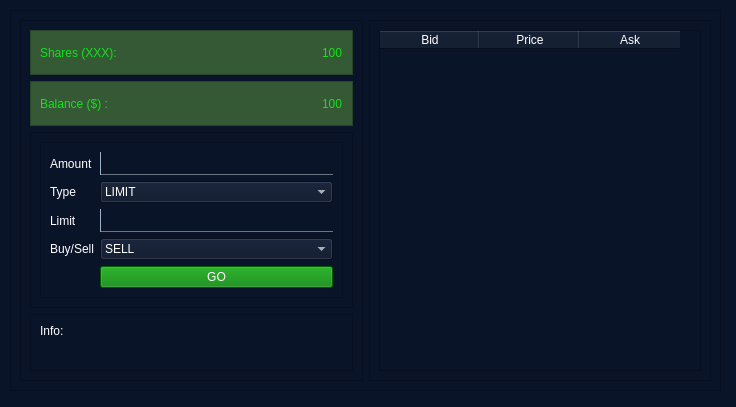
<?xml version="1.0" encoding="UTF-8"?>
<ui version="4.0">
 <class>MainWindow</class>
 <widget class="QMainWindow" name="MainWindow">
  <property name="geometry">
   <rect>
    <x>0</x>
    <y>0</y>
    <width>736</width>
    <height>407</height>
   </rect>
  </property>
  <property name="windowTitle">
   <string>MainWindow</string>
  </property>
  <widget class="QWidget" name="centralwidget">
   <property name="styleSheet">
    <string notr="true">QWidget{
background-color:#0a1429;
color:white;
}

QPushButton{
background-color:green;
}
QFrame#frame_share_account_balance,#frame_currency_account_balance{
background-color:#355835;
color:#2EC635;
}

QLabel#label_share_account_balance,#label_currency_account_balance,#label_title_share,#label_title_currency{
color:#14E11D;
background-color:#355835;
}

QLineEdit{
background-color:rgba(0,0,0,0);
border-style:outset;
border-top-color:rgba(105,118,132,0);
border-bottom-color:rgba(105,118,132,255);
border-left-color:rgba(105,118,132,255);
border-right-color:rgba(105,118,132,0);
color:rgba(255,255,255,230);
border-width:1px;
padding-bottom:5px;
padding-left: 5px;
}</string>
   </property>
   <widget class="QFrame" name="frame_7">
    <property name="geometry">
     <rect>
      <x>10</x>
      <y>10</y>
      <width>711</width>
      <height>381</height>
     </rect>
    </property>
    <property name="frameShape">
     <enum>QFrame::StyledPanel</enum>
    </property>
    <property name="frameShadow">
     <enum>QFrame::Raised</enum>
    </property>
    <layout class="QHBoxLayout" name="horizontalLayout_4">
     <item>
      <widget class="QFrame" name="frame_left_section">
       <property name="frameShape">
        <enum>QFrame::StyledPanel</enum>
       </property>
       <property name="frameShadow">
        <enum>QFrame::Raised</enum>
       </property>
       <layout class="QVBoxLayout" name="verticalLayout_4">
        <item>
         <widget class="QFrame" name="frame_share_account_balance">
          <property name="frameShape">
           <enum>QFrame::StyledPanel</enum>
          </property>
          <property name="frameShadow">
           <enum>QFrame::Raised</enum>
          </property>
          <layout class="QHBoxLayout" name="horizontalLayout_3">
           <item>
            <widget class="QLabel" name="label_title_share">
             <property name="text">
              <string>Shares (XXX):</string>
             </property>
            </widget>
           </item>
           <item alignment="Qt::AlignRight">
            <widget class="QLabel" name="label_share_account_balance">
             <property name="text">
              <string>100</string>
             </property>
            </widget>
           </item>
          </layout>
         </widget>
        </item>
        <item>
         <widget class="QFrame" name="frame_currency_account_balance">
          <property name="frameShape">
           <enum>QFrame::StyledPanel</enum>
          </property>
          <property name="frameShadow">
           <enum>QFrame::Raised</enum>
          </property>
          <layout class="QHBoxLayout" name="horizontalLayout">
           <item alignment="Qt::AlignLeft">
            <widget class="QLabel" name="label_title_currency">
             <property name="text">
              <string>Balance ($) :</string>
             </property>
            </widget>
           </item>
           <item alignment="Qt::AlignRight">
            <widget class="QLabel" name="label_currency_account_balance">
             <property name="text">
              <string>100</string>
             </property>
            </widget>
           </item>
          </layout>
         </widget>
        </item>
        <item>
         <widget class="QFrame" name="frame_form">
          <property name="frameShape">
           <enum>QFrame::StyledPanel</enum>
          </property>
          <property name="frameShadow">
           <enum>QFrame::Raised</enum>
          </property>
          <layout class="QVBoxLayout" name="verticalLayout_2">
           <item>
            <widget class="QFrame" name="frame_4">
             <property name="frameShape">
              <enum>QFrame::StyledPanel</enum>
             </property>
             <property name="frameShadow">
              <enum>QFrame::Raised</enum>
             </property>
             <layout class="QHBoxLayout" name="horizontalLayout_2">
              <item>
               <layout class="QFormLayout" name="formLayout">
                <item row="0" column="0">
                 <widget class="QLabel" name="label_3">
                  <property name="text">
                   <string>Amount</string>
                  </property>
                 </widget>
                </item>
                <item row="0" column="1">
                 <widget class="QLineEdit" name="lineEdit_amount">
                  <property name="styleSheet">
                   <string notr="true"/>
                  </property>
                  <property name="text">
                   <string/>
                  </property>
                 </widget>
                </item>
                <item row="1" column="0">
                 <widget class="QLabel" name="label_4">
                  <property name="text">
                   <string>Type</string>
                  </property>
                 </widget>
                </item>
                <item row="1" column="1">
                 <widget class="QComboBox" name="comboBox_type">
                  <item>
                   <property name="text">
                    <string>LIMIT</string>
                   </property>
                  </item>
                  <item>
                   <property name="text">
                    <string>MARKET</string>
                   </property>
                  </item>
                 </widget>
                </item>
                <item row="2" column="0">
                 <widget class="QLabel" name="label_5">
                  <property name="text">
                   <string>Limit</string>
                  </property>
                 </widget>
                </item>
                <item row="2" column="1">
                 <widget class="QLineEdit" name="lineEdit_price"/>
                </item>
                <item row="3" column="0">
                 <widget class="QLabel" name="label_6">
                  <property name="text">
                   <string>Buy/Sell</string>
                  </property>
                 </widget>
                </item>
                <item row="3" column="1">
                 <widget class="QComboBox" name="combobox_buysell">
                  <item>
                   <property name="text">
                    <string>SELL</string>
                   </property>
                  </item>
                  <item>
                   <property name="text">
                    <string>BUY</string>
                   </property>
                  </item>
                 </widget>
                </item>
                <item row="4" column="1">
                 <widget class="QPushButton" name="pushButton_go">
                  <property name="text">
                   <string>GO</string>
                  </property>
                 </widget>
                </item>
               </layout>
              </item>
             </layout>
            </widget>
           </item>
          </layout>
         </widget>
        </item>
        <item>
         <widget class="QFrame" name="frame_info">
          <property name="frameShape">
           <enum>QFrame::StyledPanel</enum>
          </property>
          <property name="frameShadow">
           <enum>QFrame::Raised</enum>
          </property>
          <layout class="QVBoxLayout" name="verticalLayout">
           <item>
            <widget class="QLabel" name="label_info_title">
             <property name="text">
              <string>Info:</string>
             </property>
            </widget>
           </item>
           <item>
            <widget class="QLabel" name="label_info_content">
             <property name="font">
              <font>
               <pointsize>11</pointsize>
              </font>
             </property>
             <property name="text">
              <string/>
             </property>
            </widget>
           </item>
          </layout>
         </widget>
        </item>
       </layout>
      </widget>
     </item>
     <item>
      <widget class="QFrame" name="frame_right_section">
       <property name="frameShape">
        <enum>QFrame::StyledPanel</enum>
       </property>
       <property name="frameShadow">
        <enum>QFrame::Raised</enum>
       </property>
       <layout class="QVBoxLayout" name="verticalLayout_3">
        <item>
         <widget class="QTableWidget" name="tableWidget">
          <column>
           <property name="text">
            <string>Bid</string>
           </property>
          </column>
          <column>
           <property name="text">
            <string>Price</string>
           </property>
          </column>
          <column>
           <property name="text">
            <string>Ask</string>
           </property>
          </column>
         </widget>
        </item>
       </layout>
      </widget>
     </item>
    </layout>
   </widget>
  </widget>
 </widget>
 <resources/>
 <connections/>
</ui>
